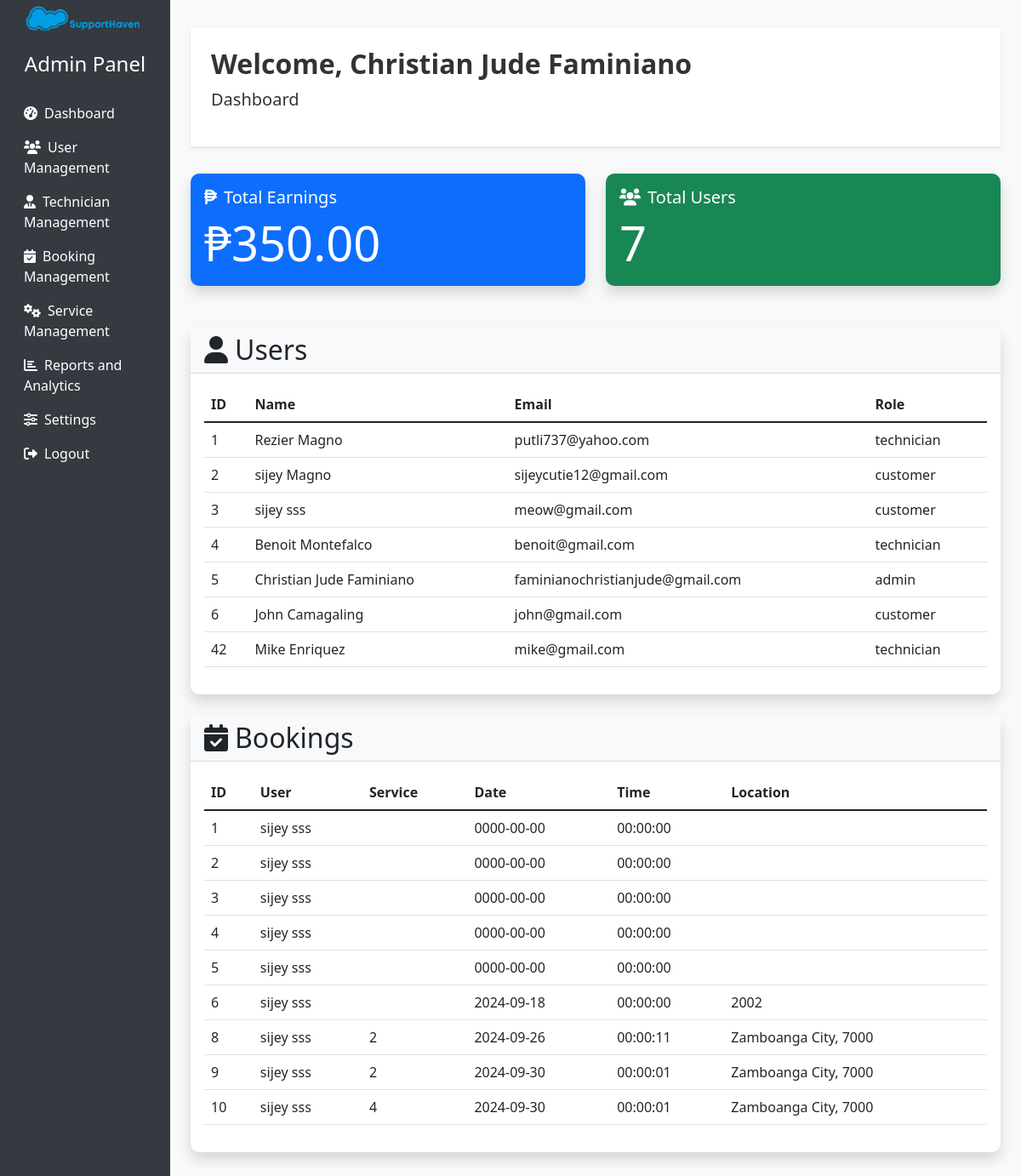
/admin/admin.php (signed in), run on an earlier commit of the app's database.
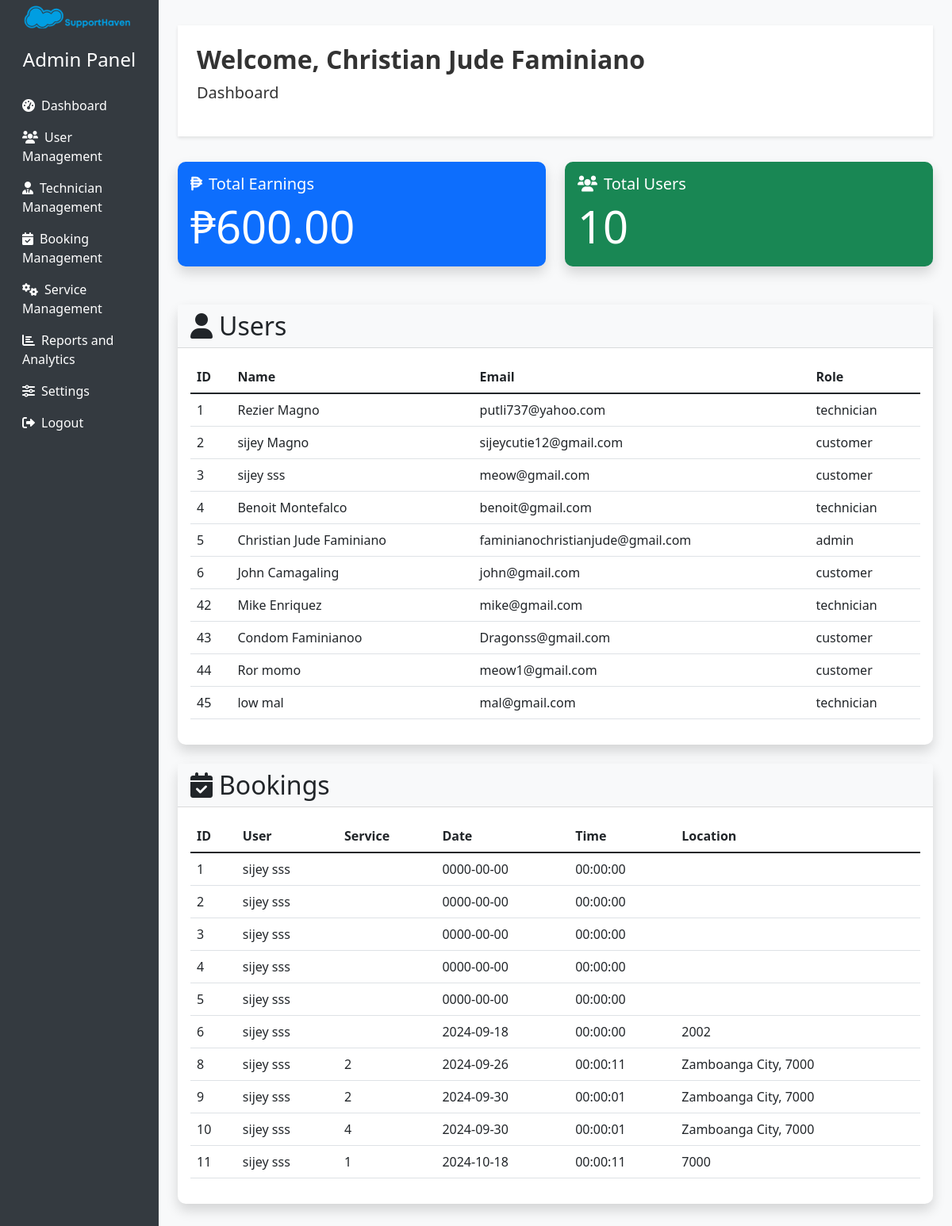
And on a later commit of the database.
### tables this page shows
CREATE TABLE `users` (
  `id` int(11) NOT NULL,
  `firstname` varchar(50) NOT NULL,
  `lastname` varchar(50) NOT NULL,
  `email` varchar(100) NOT NULL,
  `password` varchar(255) NOT NULL,
  `created_at` timestamp NOT NULL DEFAULT current_timestamp(),
  `user_role_id` int(11) NOT NULL,
  `auth_provider` enum('local','google','facebook') DEFAULT 'local',
  `oauth_id` varchar(255) DEFAULT NULL
);

CREATE TABLE `user_roles` (
  `id` int(11) NOT NULL,
  `role_name` varchar(50) NOT NULL
);

CREATE TABLE `bookings` (
  `id` int(11) NOT NULL,
  `user_id` int(11) NOT NULL,
  `service_id` int(11) DEFAULT NULL,
  `technician_id` int(11) DEFAULT NULL,
  `booking_date` date NOT NULL,
  `booking_time` time NOT NULL,
  `location` varchar(255) NOT NULL,
  `payment_method` varchar(50) NOT NULL,
  `total_cost` decimal(10,2) NOT NULL,
  `created_at` timestamp NOT NULL DEFAULT current_timestamp(),
  `status` enum('pending','accepted','completed','cancelled') DEFAULT 'pending'
);

### admin/admin.php (the view, shortened to what the changed rows need)
<?php
function getAllUsers($db) {
    $query = "SELECT u.id, u.firstName, u.lastName, u.email, u.user_role_id, ur.role_name
              FROM users u
              LEFT JOIN user_roles ur ON u.user_role_id = ur.id";
    $stmt = $db->prepare($query);
    $stmt->execute();
    return $stmt->fetchAll(PDO::FETCH_ASSOC);
}
function getAllBookings($db) {
    $query = "SELECT b.*, u.firstName, u.lastName FROM bookings b LEFT JOIN users u ON b.user_id = u.id";
    $stmt = $db->prepare($query);
    $stmt->execute();
    return $stmt->fetchAll(PDO::FETCH_ASSOC);
}
function getTotalEarnings($db) {
    $query = "SELECT SUM(total_cost) as total_earnings FROM bookings";
    $stmt = $db->prepare($query);
    $stmt->execute();
    $result = $stmt->fetch(PDO::FETCH_ASSOC);
    return $result['total_earnings'] ?? 0;
}
function getTotalUsers($db) {
    $query = "SELECT COUNT(*) as total_users FROM users";
    $stmt = $db->prepare($query);
    $stmt->execute();
    $result = $stmt->fetch(PDO::FETCH_ASSOC);
    return $result['total_users'];
}
$database = new Connection();
$db = $database->getConnection();
$users = getAllUsers($db);
$bookings = getAllBookings($db);
$totalEarnings = getTotalEarnings($db);
$totalUsers = getTotalUsers($db);
$adminName = '';
if (isset($_SESSION['user_id'])) {
    $query = "SELECT firstName, lastName FROM users WHERE id = :user_id";
    $stmt = $db->prepare($query);
    $stmt->bindParam(':user_id', $_SESSION['user_id']);
    $stmt->execute();
    $result = $stmt->fetch(PDO::FETCH_ASSOC);
    if ($result) {
        $adminName = htmlspecialchars($result['firstName'] . ' ' . $result['lastName']);
    }
}
?>
<!DOCTYPE html>
<html lang="en">
<head>
    <link href="https://cdn.jsdelivr.net/npm/bootstrap@5.1.3/dist/css/bootstrap.min.css" rel="stylesheet">
    <link href="https://cdnjs.cloudflare.com/ajax/libs/font-awesome/6.0.0-beta3/css/all.min.css" rel="stylesheet">
</head>
<body>
    <div class="container-fluid">
        <div class="row">
            <main role="main" class="col-md-9 ml-sm-auto col-lg-10 px-md-4 main-content">
                <div class="admin-header p-4">
                    <h2 class="display-9 fw-bold">Welcome, <?php echo $adminName ? $adminName : 'Admin'; ?></h2>
                    <p class="lead">Dashboard</p>
                </div>
                <div class="row mb-4">
                    <div class="col-md-6 mb-4">
                        <div class="card bg-primary text-white">
                            <div class="card-body">
                                <h5 class="card-title"><i class="fas fa-peso-sign me-2"></i>Total Earnings</h5>
                                <p class="card-text display-4">₱<?php echo number_format($totalEarnings, 2); ?></p>
                            </div>
                        </div>
                    </div>
                    <div class="col-md-6 mb-4">
                        <div class="card bg-success text-white">
                            <div class="card-body">
                                <h5 class="card-title"><i class="fas fa-users me-2"></i>Total Users</h5>
                                <p class="card-text display-4"><?php echo $totalUsers; ?></p>
                            </div>
                        </div>
                    </div>
                </div>
                <div class="card mb-4">
                    <div class="card-header bg-light">
                        <h2 class="mb-0"><i class="fas fa-user me-2"></i>Users</h2>
                    </div>
                    <div class="card-body">
                        <div class="table-responsive">
                            <table class="table table-hover">
                                <thead>
                                    <tr>
                                        <th>ID</th>
                                        <th>Name</th>
                                        <th>Email</th>
                                        <th>Role</th>
                                    </tr>
                                </thead>
                                <tbody>
                                    <?php foreach ($users as $user): ?>
                                    <tr>
                                        <td><?php echo htmlspecialchars($user['id']); ?></td>
                                        <td><?php echo htmlspecialchars($user['firstName'] ?? '') . ' ' . htmlspecialchars($user['lastName'] ?? ''); ?></td>
                                        <td><?php echo htmlspecialchars($user['email']); ?></td>
                                        <td><?php echo htmlspecialchars($user['role_name']); ?></td>
                                    </tr>
                                    <?php endforeach; ?>
                                </tbody>
                            </table>
                        </div>
                    </div>
                </div>
                <div class="card">
                    <div class="card-header bg-light">
                        <h2 class="mb-0"><i class="fas fa-calendar-check me-2"></i>Bookings</h2>
                    </div>
                    <div class="card-body">
                        <div class="table-responsive">
                            <table class="table table-hover">
                                <thead>
                                    <tr>
                                        <th>ID</th>
                                        <th>User</th>
                                        <th>Service</th>
                                        <th>Date</th>
                                        <th>Time</th>
                                        <th>Location</th>
                                    </tr>
                                </thead>
                                <tbody>
                                    <?php foreach ($bookings as $booking): ?>
                                    <tr>
                                        <td><?php echo htmlspecialchars($booking['id']); ?></td>
                                        <td><?php echo htmlspecialchars($booking['firstName'] ?? '') . ' ' . htmlspecialchars($booking['lastName'] ?? ''); ?></td>
                                        <td><?php echo htmlspecialchars($booking['service_id']); ?></td>
                                        <td><?php echo htmlspecialchars($booking['booking_date']); ?></td>
                                        <td><?php echo htmlspecialchars($booking['booking_time']); ?></td>
                                        <td><?php echo htmlspecialchars($booking['location']); ?></td>
                                    </tr>
                                    <?php endforeach; ?>
                                </tbody>
                            </table>
                        </div>
                    </div>
                </div>
            </main>
        </div>
    </div>
</body>
</html>

What changed in the data, as far as the page shows it:
added users: id "43", firstname "Condom", lastname "Faminianoo", email "Dragonss@gmail.com", user_role.role_name "customer"
added users: id "44", firstname "Ror", lastname "momo", email "meow1@gmail.com", user_role.role_name "customer"
added users: id "45", firstname "low", lastname "mal", email "mal@gmail.com", user_role.role_name "technician"
added bookings: id "11", user.firstname "sijey", user.lastname "sss", service "1", booking_date "2024-10-18", booking_time "00:00:11", location "7000"
Also different on the page:
$totalEarnings: "350.00" → "600.00"
$totalUsers: "7" → "10"
